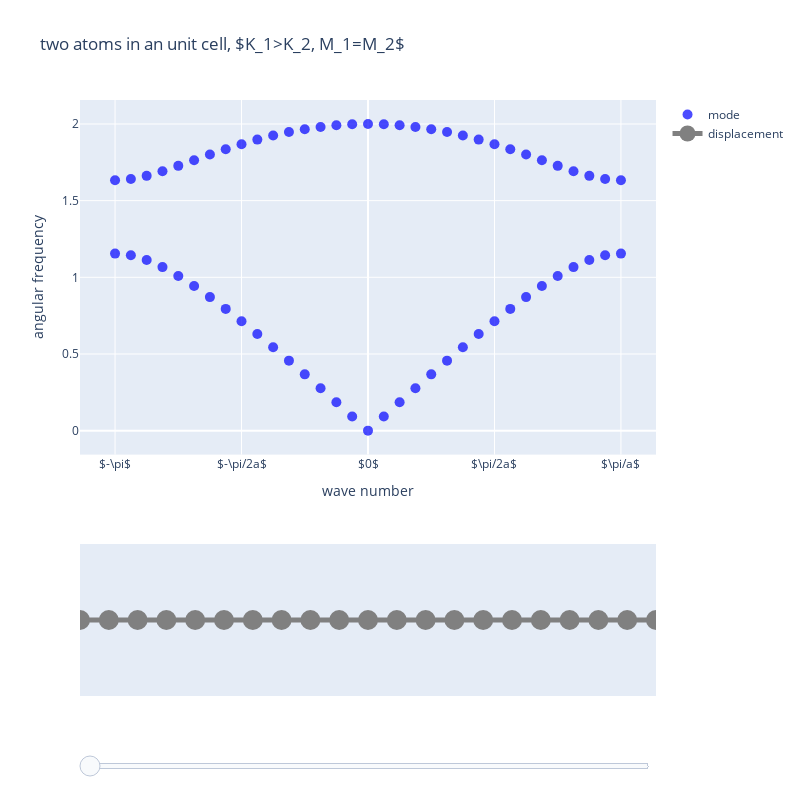

Notebook code cell kept with this figure:
### Code cell
# 周期境界、Plotly版、sliderを使ってmodeをアニメーション
import plotly.graph_objects as go
from plotly.subplots import make_subplots
import numpy as np

## パラメータ設定 ##　格子定数は1に設定
m0 = 1            # 基準の質量
k0 = 1            # 基準のバネ定数
m_num = 2       # 単位格子内の質点の数
k_num = 33        # 波数を変化させる数

k_array = np.linspace(-1, 1, k_num)*np.pi  # 波数の配列
omega_square = np.zeros((k_num, m_num))   # 周波数の２乗の配列を準備
eigen_values = np.zeros((k_num, m_num), dtype = np.complex128)    # 固有値の配列を準備、複素数
eigen_vectors = np.zeros((k_num, m_num, m_num), dtype = np.complex128)   # 固有ベクトルの配列を準備、複素数

delta_m = 0  # 単位格子内の質量
delta_k = 1/3    # 単位格子内のバネ定数
m1 = 1/(1 - delta_m)  # 質量1
m2 = 1/(1 + delta_m)  # 質量2
k1 = 1 + delta_k  # バネ1
k2 = 1 - delta_k  # バネ2
m_list = [m1,m2]  # 質量を並べたリスト
k_list = [k1,k2]  # バネ定数を並べたリスト、要素数は質量リストよりもひとつ多い
N = len(m_list)  # 質量の配列から行列サイズNを求める

## 質量の対角行列Mを定義 ##
M = np.zeros((N, N), dtype = np.complex128)
M[0,0] = m1
M[1,1] = m2

j = 0
for k in k_array:
    ## バネ定数の行列Kを定義 ##
    K = np.zeros((N, N), dtype = np.complex128)
    K[0,0] = k1 + k2
    K[1,1] = k1 + k2
    K[0,1] = -k1 -k2*np.exp(-1j*k)
    K[1,0] = -k1 -k2*np.exp(1j*k)
    
    ## 固有値方程式を解く ##
    M_inv = np.linalg.inv(M)  # Mの逆行列
    eigen_value, eigen_vector = np.linalg.eig(np.dot(M_inv, K))  # 固有値方程式を解く
    eigen_id = np.argsort(eigen_value)  # 固有値が小さい順にソートしたindexを取得
    eigen_values[j,:] = eigen_value[eigen_id]  # ソートした固有値、角周波数の２乗に対応
    eigen_vectors[j,:] = eigen_vector.T[eigen_id]   # ソートした固有ベクトル、複素数表示した変位に対応
    omega_square = eigen_values.real
    j += 1
print(eigen_vectors[0, :])


### Plotlyによる可視化 ###
## 散布図プロット用の配列の準備 ##
x_scatter_array = np.ravel(k_array.reshape(k_num,1) * np.ones((k_num, m_num)))
omega_square_array = np.ravel(omega_square)

## mode表示用のトレースの指定 ##
scatter_trace = go.Scatter(x=x_scatter_array,
                           y=np.sqrt(omega_square_array),
                           mode="markers",
                           marker={"size": 10, "colorscale": "Bluered", "cmin": 0, "cmax": 1,},
                           name="mode",
                          )

frame_num = 15    # アニメーションのフレーム数
shape_period = 10  #単位格子何個分を表示するか

## グラフ表示
fig = go.FigureWidget(make_subplots(rows=2, cols=1, row_heights=[0.7,0.3],))
fig.update_layout(width=800, height=800, title="two atoms in an unit cell, $K_1>K_2, M_1=M_2$")
fig.add_trace(scatter_trace, row=1, col=1,)
fig.update_xaxes(title="wave number", row=1, col=1,)
fig.update_yaxes(title="angular frequency", row=1, col=1,)
fig.update_xaxes(tickvals=[-np.pi, -np.pi/2, 0, np.pi/2, np.pi], ticktext=[r"$-\pi$",r"$-\pi/2a$",r"$0$",r"$\pi/2a$",r"$\pi/a$"], row=1, col=1)
fig.update_xaxes(range=[0, 2*shape_period], visible=False, row=2, col=1,)
fig.update_yaxes(range=[-1.2,1.2], tickvals=[], ticktext=[], row=2, col=1)

fig.data[0].marker.color = [0]*(k_num*m_num)
fig.data[0].marker.size  = [10]*(k_num*m_num)
fig.data[0].marker.line.width = 0

for t in range(frame_num):    # 変位分布の初期プロットをフレーム数分準備
    fig.add_trace(go.Scatter(visible=False,
                             x=np.arange(m_num*shape_period+1),
                             y=np.zeros(m_num*shape_period+2),
                             mode = "lines+markers",
                             marker = {"size":20,"color":"gray"},
                             line={"width":5},
                             name="displacement",),
                  row=2, col=1)
fig.data[1].visible = True

steps = []    # 各スライダーでどのグラフを表示させ、どれを非表示にするか
for i in range(frame_num):
    step = {"method":"update",
            "args":[{"visible": [False]*(frame_num+1)},],  # 全てのグラフを一旦非表示
            "label":"",}
    step["args"][0]["visible"][0] = True     # 上のグラフは常に表示
    step["args"][0]["visible"][i+1] = True   # i番目のグラフも表示、上のグラフも含めるためずれるので+1
    steps += [step]

sliders = [{"pad":{"t": 50},     # スライダーの設定
            "steps":steps,
            "tickwidth":0,
            "transition":{"duration":0},
           }]
fig.update_layout(sliders=sliders)
    
def update_point(trace, points, selector): # modeをクリックした場合の関数
    i = points.point_inds[0]
    c = [0]*len(trace.x)
    s = [10]*len(trace.x)
    c[i] = 1
    s[i] = 20
    with fig.batch_update():
        fig.data[0].marker.color = c
        fig.data[0].marker.size = s
    for t in range(0, frame_num):     # 各フレームの計算
        fig.data[t+1].x = np.arange(m_num*shape_period+1)
        y0 = eigen_vectors[i//m_num, i%m_num, :]
        print(y0)
        y_total = y0
        for sp in range(shape_period+1):     # 波数がずれた隣の単位格子の軌跡を繋げていく
            y_sp = y0*np.exp((sp+1)*1j*(trace.x)[i])
            y_total = np.concatenate((y_total,y_sp))
        fig.data[t+1].y = (y_total*np.exp(-2j*np.pi*t/(frame_num-1))).real
    fig.data[1].visible = True
    fig.update_layout({"sliders":{"active":0}})

fig.data[0].on_click(update_point)
fig.show()
# display(fig)

### Figure 1 — Plotly figure (JSON) as saved in the notebook; plotly's stock layout.template omitted (floating-point values rounded to 4 significant figures)
{"data": [{"marker": {"cmax": 1, "cmin": 0, "color": [0, 0, 0, 0, 0, 0, 0, 0, 0, 0, 0, 0, 0, 0, 0, 0, 0, 0, 0, 0, 0, 0, 0, 0, 0, 0, 0, 0, 0, 0, 0, 0, 0, 0, 0, 0, 0, 0, 0, 0, 0, 0, 0, 0, 0, 0, 0, 0, 0, 0, 0, 0, 0, 0, 0, 0, 0, 0, 0, 0, 0, 0, 0, 0, 0, 0], "colorscale": [[0, "rgb(0,0,255)"], [1, "rgb(255,0,0)"]], "line": {"width": 0}, "size": [10, 10, 10, 10, 10, 10, 10, 10, 10, 10, 10, 10, 10, 10, 10, 10, 10, 10, 10, 10, 10, 10, 10, 10, 10, 10, 10, 10, 10, 10, 10, 10, 10, 10, 10, 10, 10, 10, 10, 10, 10, 10, 10, 10, 10, 10, 10, 10, 10, 10, 10, 10, 10, 10, 10, 10, 10, 10, 10, 10, 10, 10, 10, 10, 10, 10]}, "mode": "markers", "name": "mode", "type": "scatter", "uid": "13af92f3-bd7b-41be-b808-ffba50c7228e", "x": [-3.142, -3.142, -2.945, -2.945, -2.749, -2.749, -2.553, -2.553, -2.356, -2.356, -2.16, -2.16, -1.963, -1.963, -1.767, -1.767, -1.571, -1.571, -1.374, -1.374, -1.178, -1.178, -0.9817, -0.9817, -0.7854, -0.7854, -0.589, -0.589, -0.3927, -0.3927, -0.1963, -0.1963, 0, 0, 0.1963, 0.1963, 0.3927, 0.3927, 0.589, 0.589, 0.7854, 0.7854, 0.9817, 0.9817, 1.178, 1.178, 1.374, 1.374, 1.571, 1.571, 1.767, 1.767, 1.963, 1.963, 2.16, 2.16, 2.356, 2.356, 2.553, 2.553, 2.749, 2.749, 2.945, 2.945, 3.142, 3.142], "xaxis": "x", "y": [1.155, 1.633, 1.144, 1.641, 1.113, 1.662, 1.066, 1.692, 1.009, 1.727, 0.9428, 1.764, 0.8708, 1.8, 0.7941, 1.836, 0.7136, 1.868, 0.6302, 1.898, 0.5443, 1.924, 0.4565, 1.947, 0.367, 1.966, 0.2763, 1.981, 0.1847, 1.991, 0.09251, 1.998, 1.699e-16, 2, 0.09251, 1.998, 0.1847, 1.991, 0.2763, 1.981, 0.367, 1.966, 0.4565, 1.947, 0.5443, 1.924, 0.6302, 1.898, 0.7136, 1.868, 0.7941, 1.836, 0.8708, 1.8, 0.9428, 1.764, 1.009, 1.727, 1.066, 1.692, 1.113, 1.662, 1.144, 1.641, 1.155, 1.633], "yaxis": "y"}, {"line": {"width": 5}, "marker": {"color": "gray", "size": 20}, "mode": "lines+markers", "name": "displacement", "type": "scatter", "uid": "7b21f0a2-596e-469d-bfe7-dd46325bf002", "visible": true, "x": [0, 1, 2, 3, 4, 5, 6, 7, 8, 9, 10, 11, 12, 13, 14, 15, 16, 17, 18, 19, 20], "xaxis": "x2", "y": [0, 0, 0, 0, 0, 0, 0, 0, 0, 0, 0, 0, 0, 0, 0, 0, 0, 0, 0, 0, 0, 0], "yaxis": "y2"}, {"line": {"width": 5}, "marker": {"color": "gray", "size": 20}, "mode": "lines+markers", "name": "displacement", "type": "scatter", "uid": "2e5be88a-5c74-4c1f-9913-aef15d0444e1", "visible": false, "x": [0, 1, 2, 3, 4, 5, 6, 7, 8, 9, 10, 11, 12, 13, 14, 15, 16, 17, 18, 19, 20], "xaxis": "x2", "y": [0, 0, 0, 0, 0, 0, 0, 0, 0, 0, 0, 0, 0, 0, 0, 0, 0, 0, 0, 0, 0, 0], "yaxis": "y2"}, {"line": {"width": 5}, "marker": {"color": "gray", "size": 20}, "mode": "lines+markers", "name": "displacement", "type": "scatter", "uid": "51c0e45a-984e-4732-aadf-f0493947b312", "visible": false, "x": [0, 1, 2, 3, 4, 5, 6, 7, 8, 9, 10, 11, 12, 13, 14, 15, 16, 17, 18, 19, 20], "xaxis": "x2", "y": [0, 0, 0, 0, 0, 0, 0, 0, 0, 0, 0, 0, 0, 0, 0, 0, 0, 0, 0, 0, 0, 0], "yaxis": "y2"}, {"line": {"width": 5}, "marker": {"color": "gray", "size": 20}, "mode": "lines+markers", "name": "displacement", "type": "scatter", "uid": "27fc7ca5-347a-4ef3-b6fa-7151d7692fca", "visible": false, "x": [0, 1, 2, 3, 4, 5, 6, 7, 8, 9, 10, 11, 12, 13, 14, 15, 16, 17, 18, 19, 20], "xaxis": "x2", "y": [0, 0, 0, 0, 0, 0, 0, 0, 0, 0, 0, 0, 0, 0, 0, 0, 0, 0, 0, 0, 0, 0], "yaxis": "y2"}, {"line": {"width": 5}, "marker": {"color": "gray", "size": 20}, "mode": "lines+markers", "name": "displacement", "type": "scatter", "uid": "5b911436-3d92-464a-9d31-3f9f20c4d782", "visible": false, "x": [0, 1, 2, 3, 4, 5, 6, 7, 8, 9, 10, 11, 12, 13, 14, 15, 16, 17, 18, 19, 20], "xaxis": "x2", "y": [0, 0, 0, 0, 0, 0, 0, 0, 0, 0, 0, 0, 0, 0, 0, 0, 0, 0, 0, 0, 0, 0], "yaxis": "y2"}, {"line": {"width": 5}, "marker": {"color": "gray", "size": 20}, "mode": "lines+markers", "name": "displacement", "type": "scatter", "uid": "888269ff-900d-49a0-9443-6b3a337c081a", "visible": false, "x": [0, 1, 2, 3, 4, 5, 6, 7, 8, 9, 10, 11, 12, 13, 14, 15, 16, 17, 18, 19, 20], "xaxis": "x2", "y": [0, 0, 0, 0, 0, 0, 0, 0, 0, 0, 0, 0, 0, 0, 0, 0, 0, 0, 0, 0, 0, 0], "yaxis": "y2"}, {"line": {"width": 5}, "marker": {"color": "gray", "size": 20}, "mode": "lines+markers", "name": "displacement", "type": "scatter", "uid": "473b7587-db2e-4345-83e9-954ab6a920fa", "visible": false, "x": [0, 1, 2, 3, 4, 5, 6, 7, 8, 9, 10, 11, 12, 13, 14, 15, 16, 17, 18, 19, 20], "xaxis": "x2", "y": [0, 0, 0, 0, 0, 0, 0, 0, 0, 0, 0, 0, 0, 0, 0, 0, 0, 0, 0, 0, 0, 0], "yaxis": "y2"}, {"line": {"width": 5}, "marker": {"color": "gray", "size": 20}, "mode": "lines+markers", "name": "displacement", "type": "scatter", "uid": "fbfcdef9-0063-4b13-ace8-4c40988ed4eb", "visible": false, "x": [0, 1, 2, 3, 4, 5, 6, 7, 8, 9, 10, 11, 12, 13, 14, 15, 16, 17, 18, 19, 20], "xaxis": "x2", "y": [0, 0, 0, 0, 0, 0, 0, 0, 0, 0, 0, 0, 0, 0, 0, 0, 0, 0, 0, 0, 0, 0], "yaxis": "y2"}, {"line": {"width": 5}, "marker": {"color": "gray", "size": 20}, "mode": "lines+markers", "name": "displacement", "type": "scatter", "uid": "540a5249-858f-4ff0-8681-75252ccb3db6", "visible": false, "x": [0, 1, 2, 3, 4, 5, 6, 7, 8, 9, 10, 11, 12, 13, 14, 15, 16, 17, 18, 19, 20], "xaxis": "x2", "y": [0, 0, 0, 0, 0, 0, 0, 0, 0, 0, 0, 0, 0, 0, 0, 0, 0, 0, 0, 0, 0, 0], "yaxis": "y2"}, {"line": {"width": 5}, "marker": {"color": "gray", "size": 20}, "mode": "lines+markers", "name": "displacement", "type": "scatter", "uid": "b8364430-83f4-4a2f-a8e1-05e85ef5777e", "visible": false, "x": [0, 1, 2, 3, 4, 5, 6, 7, 8, 9, 10, 11, 12, 13, 14, 15, 16, 17, 18, 19, 20], "xaxis": "x2", "y": [0, 0, 0, 0, 0, 0, 0, 0, 0, 0, 0, 0, 0, 0, 0, 0, 0, 0, 0, 0, 0, 0], "yaxis": "y2"}, {"line": {"width": 5}, "marker": {"color": "gray", "size": 20}, "mode": "lines+markers", "name": "displacement", "type": "scatter", "uid": "e471feac-b379-4a6f-968d-a39048dc080a", "visible": false, "x": [0, 1, 2, 3, 4, 5, 6, 7, 8, 9, 10, 11, 12, 13, 14, 15, 16, 17, 18, 19, 20], "xaxis": "x2", "y": [0, 0, 0, 0, 0, 0, 0, 0, 0, 0, 0, 0, 0, 0, 0, 0, 0, 0, 0, 0, 0, 0], "yaxis": "y2"}, {"line": {"width": 5}, "marker": {"color": "gray", "size": 20}, "mode": "lines+markers", "name": "displacement", "type": "scatter", "uid": "1c94a1c4-2a86-405b-9b3a-184fd9cea766", "visible": false, "x": [0, 1, 2, 3, 4, 5, 6, 7, 8, 9, 10, 11, 12, 13, 14, 15, 16, 17, 18, 19, 20], "xaxis": "x2", "y": [0, 0, 0, 0, 0, 0, 0, 0, 0, 0, 0, 0, 0, 0, 0, 0, 0, 0, 0, 0, 0, 0], "yaxis": "y2"}, {"line": {"width": 5}, "marker": {"color": "gray", "size": 20}, "mode": "lines+markers", "name": "displacement", "type": "scatter", "uid": "972f1bb5-4fd1-4366-a4ed-c50e3053984b", "visible": false, "x": [0, 1, 2, 3, 4, 5, 6, 7, 8, 9, 10, 11, 12, 13, 14, 15, 16, 17, 18, 19, 20], "xaxis": "x2", "y": [0, 0, 0, 0, 0, 0, 0, 0, 0, 0, 0, 0, 0, 0, 0, 0, 0, 0, 0, 0, 0, 0], "yaxis": "y2"}, {"line": {"width": 5}, "marker": {"color": "gray", "size": 20}, "mode": "lines+markers", "name": "displacement", "type": "scatter", "uid": "241e6039-1611-443f-b640-29779aa72f3d", "visible": false, "x": [0, 1, 2, 3, 4, 5, 6, 7, 8, 9, 10, 11, 12, 13, 14, 15, 16, 17, 18, 19, 20], "xaxis": "x2", "y": [0, 0, 0, 0, 0, 0, 0, 0, 0, 0, 0, 0, 0, 0, 0, 0, 0, 0, 0, 0, 0, 0], "yaxis": "y2"}, {"line": {"width": 5}, "marker": {"color": "gray", "size": 20}, "mode": "lines+markers", "name": "displacement", "type": "scatter", "uid": "a90d7367-5485-429a-8222-94a919979cae", "visible": false, "x": [0, 1, 2, 3, 4, 5, 6, 7, 8, 9, 10, 11, 12, 13, 14, 15, 16, 17, 18, 19, 20], "xaxis": "x2", "y": [0, 0, 0, 0, 0, 0, 0, 0, 0, 0, 0, 0, 0, 0, 0, 0, 0, 0, 0, 0, 0, 0], "yaxis": "y2"}], "layout": {"height": 800, "sliders": [{"pad": {"t": 50}, "steps": [{"args": [{"visible": [true, true, false, false, false, false, false, false, false, false, false, false, false, false, false, false]}], "label": "", "method": "update"}, {"args": [{"visible": [true, false, true, false, false, false, false, false, false, false, false, false, false, false, false, false]}], "label": "", "method": "update"}, {"args": [{"visible": [true, false, false, true, false, false, false, false, false, false, false, false, false, false, false, false]}], "label": "", "method": "update"}, {"args": [{"visible": [true, false, false, false, true, false, false, false, false, false, false, false, false, false, false, false]}], "label": "", "method": "update"}, {"args": [{"visible": [true, false, false, false, false, true, false, false, false, false, false, false, false, false, false, false]}], "label": "", "method": "update"}, {"args": [{"visible": [true, false, false, false, false, false, true, false, false, false, false, false, false, false, false, false]}], "label": "", "method": "update"}, {"args": [{"visible": [true, false, false, false, false, false, false, true, false, false, false, false, false, false, false, false]}], "label": "", "method": "update"}, {"args": [{"visible": [true, false, false, false, false, false, false, false, true, false, false, false, false, false, false, false]}], "label": "", "method": "update"}, {"args": [{"visible": [true, false, false, false, false, false, false, false, false, true, false, false, false, false, false, false]}], "label": "", "method": "update"}, {"args": [{"visible": [true, false, false, false, false, false, false, false, false, false, true, false, false, false, false, false]}], "label": "", "method": "update"}, {"args": [{"visible": [true, false, false, false, false, false, false, false, false, false, false, true, false, false, false, false]}], "label": "", "method": "update"}, {"args": [{"visible": [true, false, false, false, false, false, false, false, false, false, false, false, true, false, false, false]}], "label": "", "method": "update"}, {"args": [{"visible": [true, false, false, false, false, false, false, false, false, false, false, false, false, true, false, false]}], "label": "", "method": "update"}, {"args": [{"visible": [true, false, false, false, false, false, false, false, false, false, false, false, false, false, true, false]}], "label": "", "method": "update"}, {"args": [{"visible": [true, false, false, false, false, false, false, false, false, false, false, false, false, false, false, true]}], "label": "", "method": "update"}], "tickwidth": 0, "transition": {"duration": 0}}], "title": {"text": "two atoms in an unit cell, $K_1>K_2, M_1=M_2$"}, "width": 800, "xaxis": {"anchor": "y", "domain": [0, 1], "ticktext": ["$-\\pi$", "$-\\pi/2a$", "$0$", "$\\pi/2a$", "$\\pi/a$"], "tickvals": [-3.142, -1.571, 0, 1.571, 3.142], "title": {"text": "wave number"}}, "xaxis2": {"anchor": "y2", "domain": [0, 1], "range": [0, 20], "visible": false}, "yaxis": {"anchor": "x", "domain": [0.405, 1], "title": {"text": "angular frequency"}}, "yaxis2": {"anchor": "x2", "domain": [0, 0.255], "range": [-1.2, 1.2], "ticktext": [], "tickvals": []}}}
